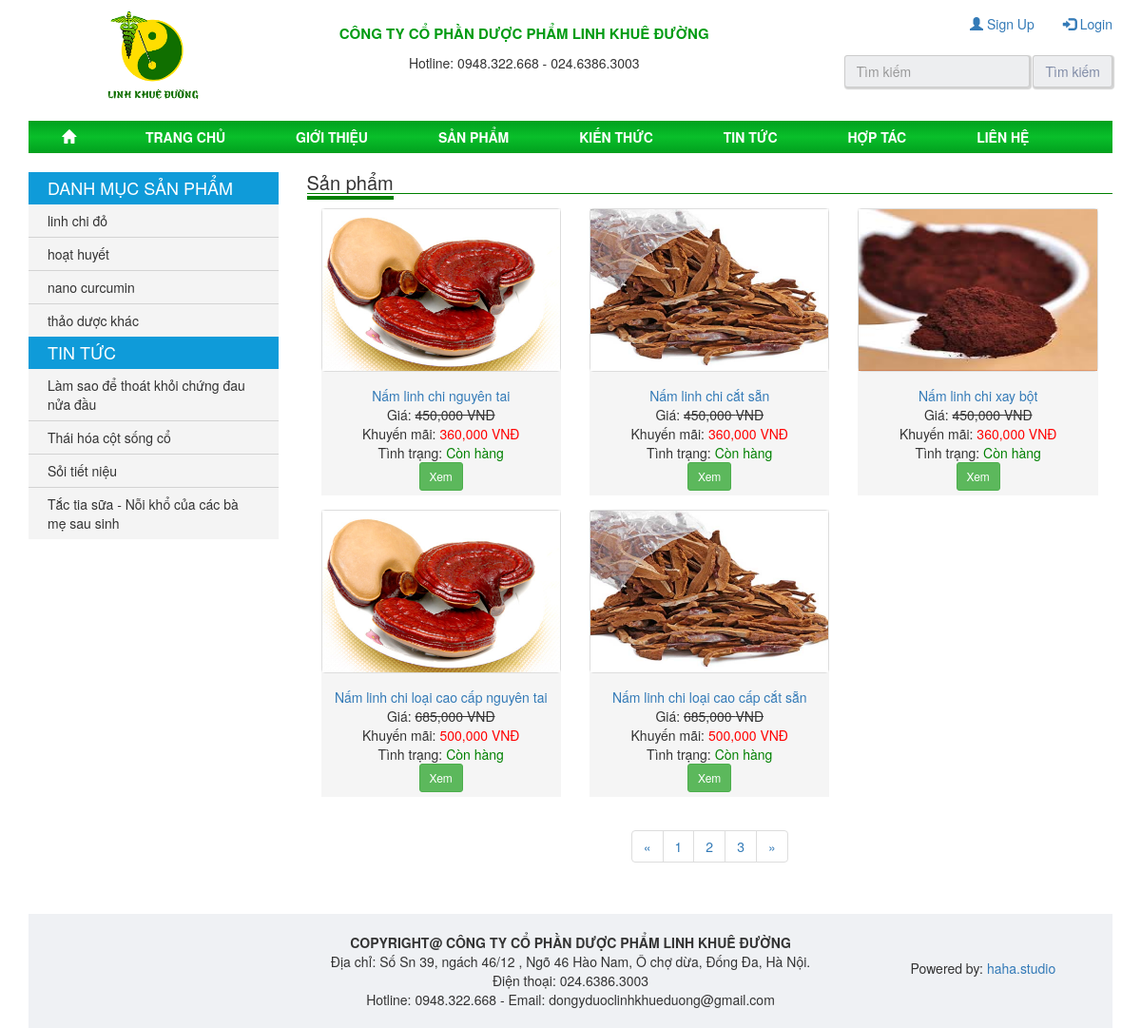
The page /product.php on the database its author committed.
### tables this page shows
CREATE TABLE `category` (
  `id` int(11) NOT NULL,
  `name` varchar(100) DEFAULT NULL
);

CREATE TABLE `news` (
  `id` int(11) NOT NULL,
  `name` varchar(100) DEFAULT NULL,
  `content` text,
  `image` varchar(200) DEFAULT NULL,
  `new_date` date DEFAULT NULL
);

CREATE TABLE `product` (
  `id` int(11) NOT NULL,
  `name` varchar(100) NOT NULL,
  `avatar` varchar(100) DEFAULT NULL,
  `cate_id` int(11) NOT NULL,
  `price` int(11) NOT NULL,
  `mieu_ta` text,
  `Khuyen_mai` int(11) DEFAULT NULL,
  `quantity_pro` int(11) DEFAULT NULL
);

### product.php (the view, shortened to what this page needs)
<?php
	if (isset($_GET['trang'])) {
		$get_trang=$_GET['trang'];
	}else{
		$get_trang="";
	}
	if ($get_trang=="" || $get_trang==1) {
		$so_trang=0;
	}else{
		$so_trang=($get_trang*5)-5;
	}
	include('backend/connect.php');
	$sql_cate="select * from category";
	$query_cate=mysqli_query($conn,$sql_cate);
	$sql_new="select * from news limit 4";
	$query_new=mysqli_query($conn,$sql_new);
	$sql_pro="select product.id, product.avatar, product.name,product.price,product.Khuyen_mai,product.quantity_pro from product limit $so_trang,5";
	$query_pro=mysqli_query($conn,$sql_pro);
	$sql_category="select * from category";
	$query_category=mysqli_query($conn,$sql_category);
	if (isset($_SESSION['login'])) {
?>
<!DOCTYPE html>
<html>
<head>
	<meta charset="utf-8">
	<meta http-equiv="X-UA-Compatible" content="IE=edge">
	<title>Sản phẩm</title>
	<link rel="stylesheet" href="public/css/product.css">
	<link rel="stylesheet" href="bootstrap/css/bootstrap.min.css">
	<link rel="stylesheet" type="text/css" href="owl/dist/assets/owl.theme.default.min.css">
  	<link rel="stylesheet" type="text/css" href="owl/dist/assets/owl.carousel.min.css">
</head>
<body>
	<div class="container">
		<header class="header">
			<div class="row">
				<div class="logo col-xs-3 col-sm-3 col-md-3 col-lg-3 text-center">
						<a href="index.php">
							<img src="public/image/logo tron.png" width="100" height="100" alt="">
						</a>
				</div>
				<div class="title-name col-xs-5 col-sm-5 col-md-5 col-lg-5 text-center">
						<p class="p1">Công ty cổ phần dược phẩm linh khuê đường</p>
						<p class="p2">Hotline: 0948.322.668 - 024.6386.3003</p>
				</div>
				<div class="col-xs-4 col-sm-4 col-md-4 col-lg-4">
					<div>
						<ul class="nav navbar-nav navbar-right">
							<li style="padding-top: 15px; font-size: 18px">Xin chào: <span style="color: blue"><?php echo $_SESSION['login']['usename'] ?></span></li>
							<li><a href="cart.php"><span class="glyphicon glyphicon-shopping-cart"></span></a></li>
							<li><a href="logout.php"><span class="glyphicon glyphicon-log-out"></span>  Logout</a></li>
						</ul>
					</div>
					<div>
						<form class="navbar-form navbar-right" method="post" action="search.php" enctype="multipart/form-data">
							<div class="form-group">
								<input name="search-txt" type="text" class="form-control" placeholder="Tìm kiếm">
							</div>
							<button name="search" type="submit" class="btn btn-default">Tìm kiếm</button>
						</form>
					</div>
				</div>
			</div>
		</header>
		<nav class="menu">
			<ul>
				<li><a href="index.php" class="glyphicon glyphicon-home"></a></li>
				<li><a href="index.php">Trang chủ</a></li>
				<li><a href="introduce.php">Giới thiệu</a></li>
				<li>
					<a href="product.php">Sản phẩm</a>
					<ul>
						<?php
							foreach ($query_cate as $key => $value) {
						?>
						<li><a href="detail-cate-product.php?cate_id=<?php echo $value['id'] ?>"><?php echo $value['name'] ?></a></li>
						<?php } ?>
					</ul>
				</li>
				<li><a href="knowledge.php">Kiến thức</a></li>
				<li><a href="news.php">Tin tức</a></li>
				<li><a href="cooperate.php">Hợp tác</a></li>
				<li><a href="contact.php">Liên hệ</a></li>
			</ul>
		</nav>
		<main class="main">
			<div class="row">
				<div class="main-navbar-left hidden-sm hidden-xs col-md-3 col-lg-3 ">
					<div class="cate-pro">
						<h3 class="title_cate">Danh mục sản phẩm</h3>
						<ul>
							<?php
								while ($result_category=mysqli_fetch_array($query_category)) {
							?>
							<li><a href="detail-cate-product.php?cate_id=<?php echo $result_category['id'] ?>"><?php echo $result_category['name'] ?></a></li>
							<?php } ?>
						</ul>
					</div>
					<div class="cate-pro">
						<h3 class="title_cate">Tin tức</h3>
						<ul>
							<?php
								while ($result_new=mysqli_fetch_array($query_new)) {
							?>
							<li><a href=""><?php echo $result_new['name'] ?></a></li>
							<?php } ?>
						</ul>
					</div>
					<!-- <div class="cate-pro">
						<h3 class="title_cate">Thống kê</h3>
						<ul class="list-group">
							<li class="list-group-item">
								<span class="badge">5</span>
								Đang online:
							</li>
							<li class="list-group-item">
								<span class="badge">10</span>
								Trong ngày:
							</li>
							<li class="list-group-item">
								<span class="badge">15</span>
								Hôm qua:
							</li>
							<li class="list-group-item">
								<span class="badge">15</span>
								Trong tháng:
							</li>
							<li class="list-group-item">
								<span class="badge">15</span>
								Tổng truy cập:
							</li>
						</ul>
					</div> -->
				</div>
				<div class=" block_content col-xs-12  col-md-9 col-lg-9">
					<h1 class="title_index">
						<span>Sản phẩm</span>
					</h1>
					<div class="show-pro">
						<?php
							while ($result_pro=mysqli_fetch_array($query_pro)) {
						?>
						<div class="pro col-xs-12 col-sm-6 col-md-4 col-lg-4 text-center">
							<div class="border-product">
								<a href="detail-product.php?id=<?php echo $result_pro['id'] ?>" class="thumbnail">
									<img src="public/image/<?php echo $result_pro['avatar'] ?>" alt="" width="100%">
								</a>
								<a href="detail-product.php?id=<?php echo $result_pro['id'] ?>" id="?<php echo $result_pro['id'] ?>"><?php echo $result_pro['name'] ?></a>
								<?php if ($result_pro['Khuyen_mai']>0) { ?>
									<p>Giá: <span style="color:#333;"><s><?php echo number_format($result_pro['price'],0) ?> VNĐ</s></span></p>
									<p>Khuyến mãi: <span style="color: red"><?php echo number_format($result_pro['Khuyen_mai'],0) ?> VNĐ</span></p>
								<?php }else{ ?>
									<p>Giá: <span style="color:#333;"><?php echo number_format($result_pro['price'],0) ?> VNĐ</span></p>
								<?php } ?>
								<?php
									if ($result_pro['quantity_pro']>0) {
								?>
								<p>Tình trạng: <span style="color: green">Còn hàng</span></p>
								<?php }else{ ?>
								<p>Tình trạng: <span style="color: green">Hết hàng</span></p>
								<?php } ?>
								<p>
									<a href="detail-product.php?id=<?php echo $result_pro['id'] ?>" class="btn btn-success btn-sm">
										<span>Xem</span>
									</a>
								</p>
							</div>
						</div>
						<?php } ?>
					</div>
					<?php
						$sql_trang="select * from product";
						$query_trang=mysqli_query($conn,$sql_trang);
						$num=mysqli_num_rows($query_trang);
						$trang=ceil($num/5);
					 ?>
					<div class="clear"></div>
					<div class="paging text-center">
						<nav aria-label="Page navigation">
							<ul class="pagination">
								<li>
									<a href="#" aria-label="Previous">
										<span aria-hidden="true">&laquo;</span>
									</a>
								</li>
								<?php
									for ($i=1; $i <=$trang ; $i++) {
								?>
								<li><a href="?trang=<?php echo $i ?>"><?php echo $i; ?></a></li>
								<?php } ?>
								<li>
									<a href="#" aria-label="Next">
										<span aria-hidden="true">&raquo;</span>
									</a>
								</li>
							</ul>
						</nav>
					</div>
				</div>
			</div>
		</main>
		<footer class="footer">
				<div class="row">
					<div class="col-xs-3 col-sm-3 col-md-3 col-lg-3">
					</div>
					<div class="col-xs-6 col-sm-6 col-md-6 col-lg-6 text-center">
						<p class="name-footer-1">copyright@ Công ty cổ phần dược phẩm linh khuê đường</p>
						<p>Địa chỉ: Số Sn 39, ngách 46/12 , Ngõ 46 Hào Nam, Ô chợ dừa, Đống Đa, Hà Nội. Điện thoại: 024.6386.3003</p>
						<p>Hotline: 0948.322.668 - Email: dongyduoclinhkhueduong@gmail.com</p>
					</div>
					<div class="col-xs-3 col-sm-3 col-md-3 col-lg-3" style="padding-top: 27px">
						<p style="padding-left: 60px">Powered by: <a href="#">haha.studio</a></p>
					</div>
				</div>
			</footer>
	</div>
	<script src="owl/dist/owl.carousel.min.js"></script>
	<script type="text/javascript" src="bootstrap/js/jquery.js"></script>
	<script type="text/javascript" src="bootstrap/js/bootstrap.min.js"></script>
</body>
</html>
<?php }else{ ?>
<!DOCTYPE html>
<html>
<head>
	<link rel="stylesheet" href="public/css/product.css">
	<link rel="stylesheet" href="bootstrap/css/bootstrap.min.css">
	<link rel="stylesheet" type="text/css" href="owl/dist/assets/owl.theme.default.min.css">
  	<link rel="stylesheet" type="text/css" href="owl/dist/assets/owl.carousel.min.css">
</head>
<body>
	<div class="container">
		<header class="header">
			<div class="row">
				<div class="logo col-xs-3 col-sm-3 col-md-3 col-lg-3 text-center">
						<a href="index.php">
							<img src="public/image/logo tron.png" width="100" height="100" alt="">
						</a>
				</div>
				<div class="title-name col-xs-5 col-sm-5 col-md-5 col-lg-5 text-center">
						<p class="p1">Công ty cổ phần dược phẩm linh khuê đường</p>
						<p class="p2">Hotline: 0948.322.668 - 024.6386.3003</p>
				</div>
				<div class="col-xs-4 col-sm-4 col-md-4 col-lg-4">
					<div>
						<ul class="nav navbar-nav navbar-right">
							<li><a href="signup.php"><span class="glyphicon glyphicon-user"></span> Sign Up</a></li>
							<li><a href="login.php"><span class="glyphicon glyphicon-log-in"></span> Login</a></li>
						</ul>
					</div>
					<div>
						<form class="form-search navbar-form navbar-right" action="search.php" method="post" enctype="multipart/form-data">
							<div class="form-group">
								<input type="text" name="search-txt" class="form-control" placeholder="Tìm kiếm">
							</div>
							<button type="submit" name="search" class="btn btn-default">Tìm kiếm</button>
						</form>
					</div>
				</div>
			</div>
		</header>
		<nav class="menu">
			<ul>
				<li><a href="index.php" class="glyphicon glyphicon-home"></a></li>
				<li><a href="index.php">Trang chủ</a></li>
				<li><a href="introduce.php">Giới thiệu</a></li>
				<li>
					<a href="product.php">Sản phẩm</a>
				</li>
				<li><a href="knowledge.php">Kiến thức</a></li>
				<li><a href="news.php">Tin tức</a></li>
				<li><a href="cooperate.php">Hợp tác</a></li>
				<li><a href="contact.php">Liên hệ</a></li>
			</ul>
		</nav>
		<main class="main">
			<div class="row">
				<div class="main-navbar-left hidden-sm hidden-xs col-md-3 col-lg-3 ">
					<div class="cate-pro">
						<h3 class="title_cate">Danh mục sản phẩm</h3>
						<ul>
							<?php
								while ($result_category=mysqli_fetch_array($query_category)) {
							?>
							<li><a href="detail-cate-product.php?cate_id=<?php echo $result_category['id'] ?>"><?php echo $result_category['name'] ?></a></li>
							<?php } ?>
						</ul>
					</div>
					<div class="cate-pro">
						<h3 class="title_cate">Tin tức</h3>
						<ul>
							<?php
								while ($result_new=mysqli_fetch_array($query_new)) {
							?>
							<li><a href="detail-new.php?id=<?php echo $result_new['id'] ?>"><?php echo $result_new['name'] ?></a></li>
							<?php } ?>
						</ul>
					</div>
				</div>
				<div class=" block_content col-xs-12  col-md-9 col-lg-9">
					<h1 class="title_index">
						<span>Sản phẩm</span>
					</h1>
					<div class="show-pro">
						<?php
							while ($result_pro=mysqli_fetch_array($query_pro)) {
						?>
						<div class="pro col-xs-12 col-sm-6 col-md-4 col-lg-4 text-center">
							<div class="border-product">
								<a href="detail-product.php?id=<?php echo $result_pro['id'] ?>" class="thumbnail">
									<img src="public/image/<?php echo $result_pro['avatar'] ?>" alt="" width="100%">
								</a>
								<a href="detail-product.php?id=<?php echo $result_pro['id'] ?>" id="?<php echo $result_pro['id'] ?>"><?php echo $result_pro['name'] ?></a>
								<?php if ($result_pro['Khuyen_mai']>0) { ?>
									<p>Giá: <span style="color:#333;"><s><?php echo number_format($result_pro['price'],0) ?> VNĐ</s></span></p>
									<p>Khuyến mãi: <span style="color: red"><?php echo number_format($result_pro['Khuyen_mai'],0) ?> VNĐ</span></p>
								<?php }else{ ?>
									<p>Giá: <span style="color:#333;"><?php echo number_format($result_pro['price'],0) ?> VNĐ</span></p>
								<?php } ?>
								<?php
									if ($result_pro['quantity_pro']>0) {
								?>
								<p>Tình trạng: <span style="color: green">Còn hàng</span></p>
								<?php }else{ ?>
								<p>Tình trạng: <span style="color: green">Hết hàng</span></p>
								<?php } ?>
								<p>
									<a href="detail-product.php?id=<?php echo $result_pro['id'] ?>" class="btn btn-success btn-sm">
										<span>Xem</span>
									</a>
								</p>
							</div>
						</div>
					<?php } ?>
				</div>
				<?php
						$sql_trang="select * from product";
						$query_trang=mysqli_query($conn,$sql_trang);
						$num=mysqli_num_rows($query_trang);
						$trang=ceil($num/5);
					 ?>
					<div class="paging text-center">
						<nav aria-label="Page navigation">
							<ul class="pagination">
								<li>
									<a href="#" aria-label="Previous">
										<span aria-hidden="true">&laquo;</span>
									</a>
								</li>
								<?php
									for ($i=1; $i <=$trang ; $i++) {
								?>
								<li><a href="?trang=<?php echo $i ?>"><?php echo $i; ?></a></li>
								<?php } ?>
								<li>
									<a href="#" aria-label="Next">
										<span aria-hidden="true">&raquo;</span>
									</a>
								</li>
							</ul>
						</nav>
					</div>
				</div>
			</div>
		</main>
		<footer class="footer">
				<div class="row">
					<div class="col-xs-3 col-sm-3 col-md-3 col-lg-3">
					</div>
					<div class="col-xs-6 col-sm-6 col-md-6 col-lg-6 text-center">
						<p class="name-footer-1">copyright@ Công ty cổ phần dược phẩm linh khuê đường</p>
						<p>Địa chỉ: Số Sn 39, ngách 46/12 , Ngõ 46 Hào Nam, Ô chợ dừa, Đống Đa, Hà Nội. Điện thoại: 024.6386.3003</p>
						<p>Hotline: 0948.322.668 - Email: dongyduoclinhkhueduong@gmail.com</p>
					</div>
					<div class="col-xs-3 col-sm-3 col-md-3 col-lg-3" style="padding-top: 27px">
						<p style="padding-left: 60px">Powered by: <a href="#">haha.studio</a></p>
					</div>
				</div>
			</footer>
	</div>
</body>
</html>
<?php } ?>

### rows shown on the page
category: name "linh chi đỏ"
category: name "hoạt huyết"
category: name "nano curcumin"
category: name "thảo dược khác"
news: name "Làm sao để thoát khỏi chứng đau nửa đầu"
news: name "Thái hóa cột sống cổ"
news: name "Sỏi tiết niệu"
news: name "Tắc tia sữa - Nỗi khổ của các bà mẹ sau sinh"
product: avatar (picture), name "Nấm linh chi nguyên tai", price "450,000", Khuyen_mai "360,000", shows "Tình trạng:", quantity_pro "Còn hàng"
product: avatar (picture), name "Nấm linh chi cắt sẵn", price "450,000", Khuyen_mai "360,000", shows "Tình trạng:", quantity_pro "Còn hàng"
product: avatar (picture), name "Nấm linh chi xay bột", price "450,000", Khuyen_mai "360,000", shows "Tình trạng:", quantity_pro "Còn hàng"
product: avatar (picture), name "Nấm linh chi loại cao cấp nguyên tai", price "685,000", Khuyen_mai "500,000", shows "Tình trạng:", quantity_pro "Còn hàng"
product: avatar (picture), name "Nấm linh chi loại cao cấp cắt sẵn", price "685,000", Khuyen_mai "500,000", shows "Tình trạng:", quantity_pro "Còn hàng"
